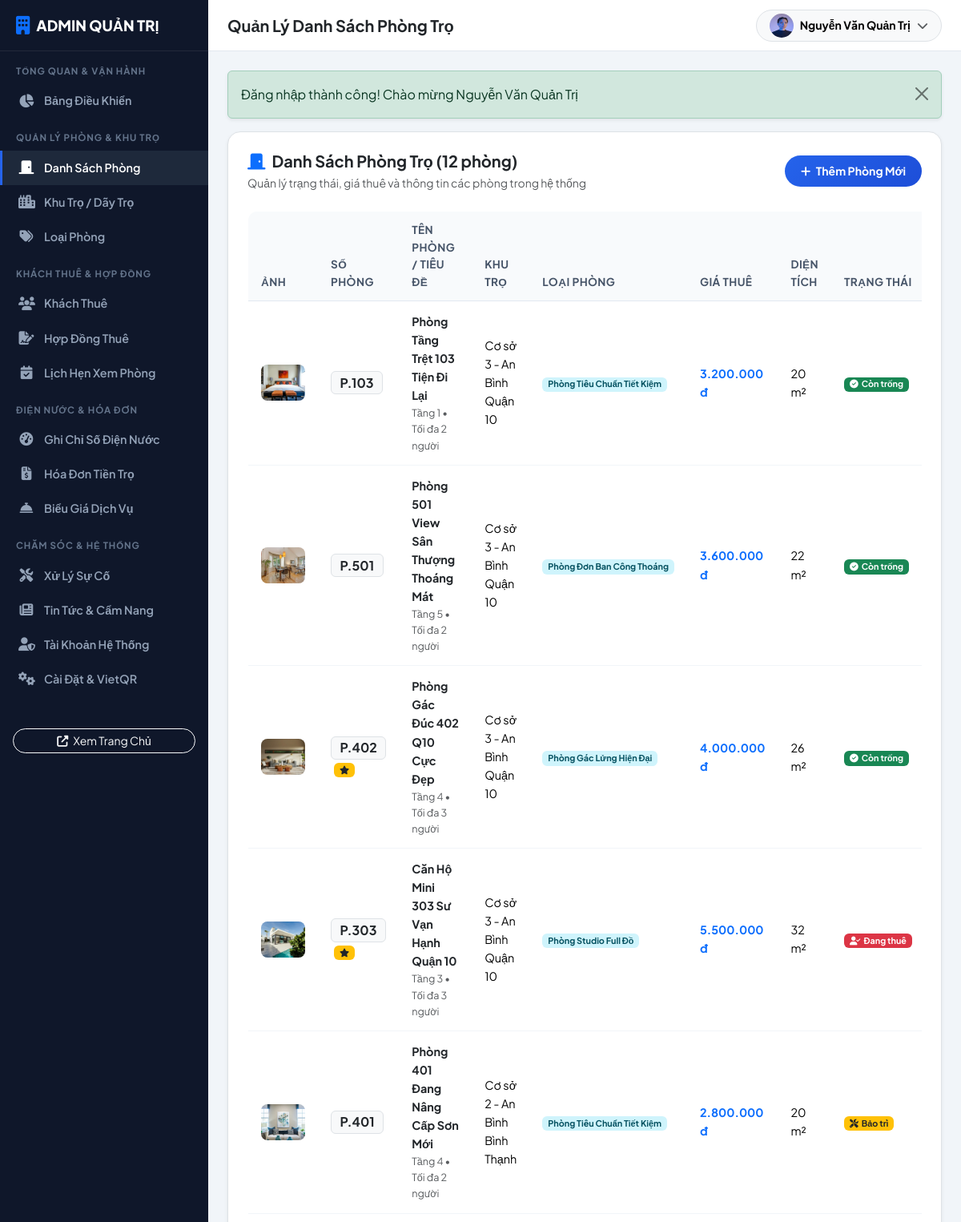
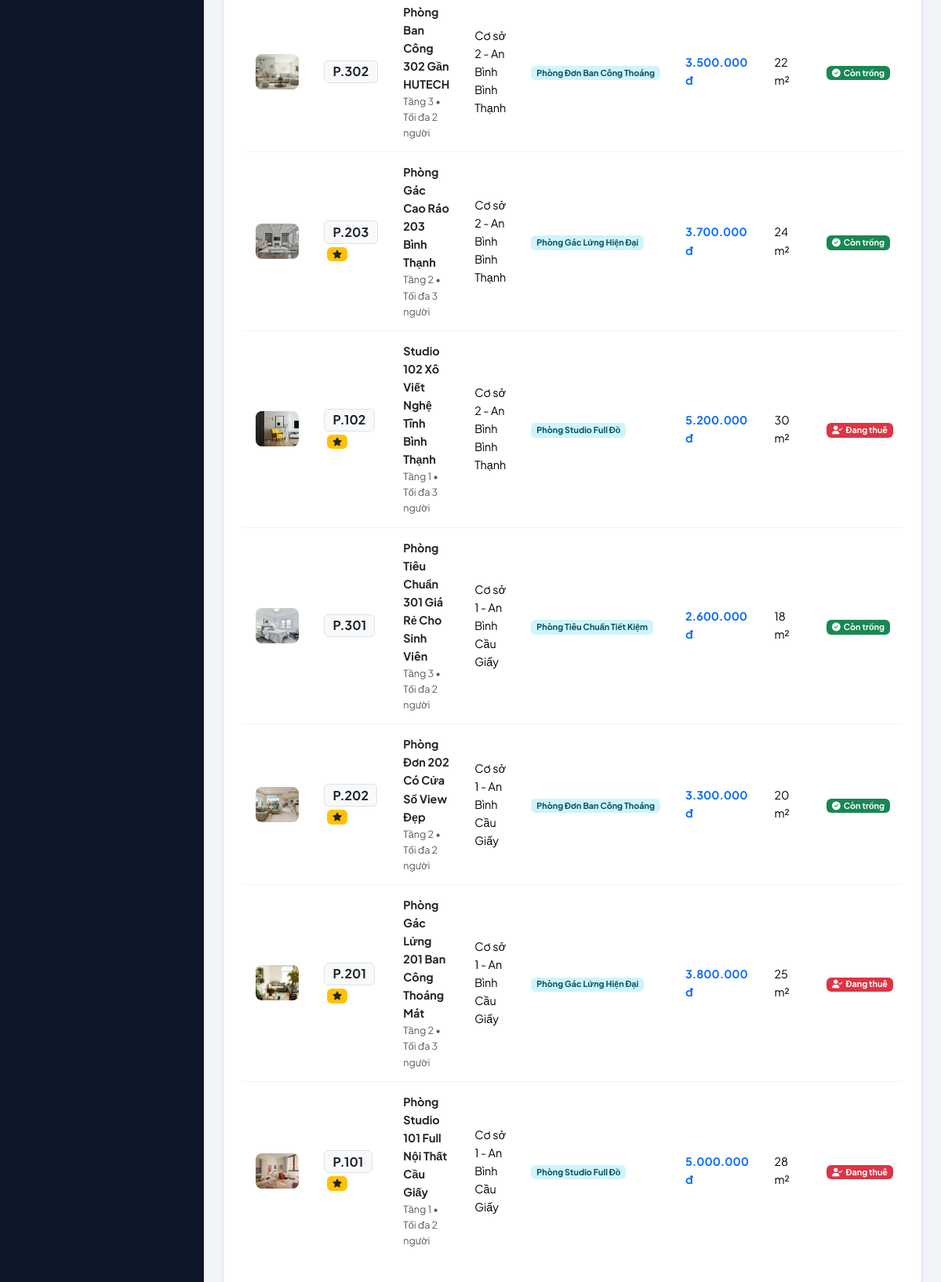
The page /admin/rooms (signed in) on the database its author committed (2 pictures, top to bottom).
### tables this page shows
CREATE TABLE `branches` (
    `id` INT AUTO_INCREMENT PRIMARY KEY,
    `name` VARCHAR(100) NOT NULL,
    `address` VARCHAR(255) NOT NULL,
    `ward` VARCHAR(100) NULL,
    `district` VARCHAR(100) NOT NULL,
    `city` VARCHAR(100) NOT NULL,
    `manager_name` VARCHAR(100) NOT NULL,
    `manager_phone` VARCHAR(20) NOT NULL,
    `description` TEXT NULL,
    `created_at` DATETIME DEFAULT CURRENT_TIMESTAMP
);

CREATE TABLE `rooms` (
    `id` INT AUTO_INCREMENT PRIMARY KEY,
    `branch_id` INT NOT NULL,
    `room_type_id` INT NOT NULL,
    `room_number` VARCHAR(20) NOT NULL,
    `title` VARCHAR(255) NOT NULL,
    `slug` VARCHAR(255) NOT NULL,
    `price` DECIMAL(12,2) NOT NULL,
    `deposit_price` DECIMAL(12,2) NOT NULL,
    `area` FLOAT NOT NULL,
    `max_tenants` INT NOT NULL DEFAULT 2,
    `current_tenants` INT NOT NULL DEFAULT 0,
    `floor` INT NOT NULL DEFAULT 1,
    `status` ENUM('available', 'rented', 'maintenance') NOT NULL DEFAULT 'available',
    `description` TEXT NULL,
    `amenities` TEXT NULL,
    `image` VARCHAR(255) NULL,
    `is_featured` TINYINT NOT NULL DEFAULT 0,
    `created_at` DATETIME DEFAULT CURRENT_TIMESTAMP,
    `updated_at` DATETIME DEFAULT CURRENT_TIMESTAMP ON UPDATE CURRENT_TIMESTAMP,
    FOREIGN KEY (`branch_id`) REFERENCES `branches`(`id`) ON DELETE CASCADE,
    FOREIGN KEY (`room_type_id`) REFERENCES `room_types`(`id`) ON DELETE RESTRICT
);

CREATE TABLE `room_types` (
    `id` INT AUTO_INCREMENT PRIMARY KEY,
    `name` VARCHAR(100) NOT NULL,
    `description` TEXT NULL,
    `base_price` DECIMAL(12,2) NOT NULL DEFAULT 0.00,
    `created_at` DATETIME DEFAULT CURRENT_TIMESTAMP
);

### app/controllers/AdminController.php (called while the page is built, shortened)
<?php
class AdminController extends Controller {
    public function rooms(): void {
        $roomModel = $this->model('Room');
        $branchModel = $this->model('Branch');
        $roomTypeModel = $this->model('RoomType');
        $rooms = $roomModel->getAllWithDetails();
        $data = [
            'pageTitle' => 'Quản Lý Danh Sách Phòng Trọ',
            'rooms' => $rooms,
            'branches' => $branchModel->all(),
            'roomTypes' => $roomTypeModel->all()
        ];
        $this->view('admin/rooms/index', $data);
    }
}

### app/core/App.php (called while the page is built, shortened)
<?php
class App {
    protected string $method = 'index';
    public function __construct() {
        $url = $this->parseUrl();
        if (!empty($url[0])) {
            $candidateName = ucfirst($url[0]) . 'Controller';
            if (file_exists(APP_PATH . '/controllers/' . $candidateName . '.php')) {
                unset($url[0]);
            }
        }
        $controllerInstance = new $this->controllerName();
        if (!empty($url[1])) {
            $candidateMethod = $url[1];
            if (method_exists($controllerInstance, $candidateMethod)) {
                $this->method = $candidateMethod;
                unset($url[1]);
            }
        }
        $this->params = $url ? array_values($url) : [];
        call_user_func_array([$controllerInstance, $this->method], $this->params);
    }
    protected function parseUrl(): array {
        if (isset($_GET['url']) && !empty(trim($_GET['url']))) {
            return explode('/', filter_var(rtrim($_GET['url'], '/'), FILTER_SANITIZE_URL));
        }
        $requestUri = parse_url($_SERVER['REQUEST_URI'] ?? '', PHP_URL_PATH);
        $requestUri = trim($requestUri, '/');
        return explode('/', filter_var($requestUri, FILTER_SANITIZE_URL));
    }
}

### index.php (called while the page is built, shortened)
<?php
require_once APP_PATH . '/core/Database.php';
require_once APP_PATH . '/core/Model.php';
require_once APP_PATH . '/core/Controller.php';
require_once APP_PATH . '/core/Auth.php';
require_once APP_PATH . '/core/Helpers.php';
require_once APP_PATH . '/core/App.php';
$app = new App();

### app/core/Auth.php (called while the page is built, shortened)
<?php
class Auth {
    public static function user(): ?array {
        return $_SESSION['user'] ?? null;
    }
}

### app/core/Model.php (called while the page is built, shortened)
<?php
class Model {
    protected PDO $db;
    protected string $table = '';
    public function __construct() {
        $this->db = Database::getInstance();
    }
    public function all(string $orderBy = 'id DESC'): array {
        $sql = "SELECT * FROM {$this->table} ORDER BY {$orderBy}";
        $stmt = $this->db->query($sql);
        return $stmt->fetchAll();
    }
    public function query(string $sql, array $params = []): array {
        $stmt = $this->db->prepare($sql);
        $stmt->execute($params);
        return $stmt->fetchAll();
    }
}

### app/core/Database.php (called while the page is built, shortened)
<?php
class Database {
    private static ?PDO $instance = null;
    public static function getInstance(): PDO {
        if (self::$instance === null) {
            $dsn = "mysql:host=" . DB_HOST . ";port=" . DB_PORT . ";dbname=" . DB_NAME . ";charset=" . DB_CHARSET;
            $options = [
                PDO::ATTR_ERRMODE            => PDO::ERRMODE_EXCEPTION,
                PDO::ATTR_DEFAULT_FETCH_MODE => PDO::FETCH_ASSOC,
                PDO::ATTR_EMULATE_PREPARES   => false,
                PDO::MYSQL_ATTR_INIT_COMMAND => "SET NAMES utf8mb4 COLLATE utf8mb4_unicode_ci"
            ];
            try {
                self::$instance = new PDO($dsn, DB_USER, DB_PASS, $options);
            } catch (PDOException $e) {
                die("<h3>Lỗi kết nối Cơ sở dữ liệu:</h3> " . htmlspecialchars($e->getMessage()) .
                    "<br><br><i>Vui lòng kiểm tra file cấu hình <code>app/config/config.php</code> và đảm bảo MySQL đang chạy trong XAMPP.</i>");
            }
        }
        return self::$instance;
    }
}

### app/models/Room.php (called while the page is built, shortened)
<?php
class Room extends Model {
    public function getAllWithDetails(string $orderBy = 'r.id DESC'): array {
        $sql = "SELECT r.*, b.name as branch_name, b.address as branch_address, b.city,
                       rt.name as room_type_name
                FROM rooms r
                JOIN branches b ON r.branch_id = b.id
                JOIN room_types rt ON r.room_type_id = rt.id
                ORDER BY {$orderBy}";
        return $this->query($sql);
    }
}

### app/views/admin/rooms/index.php (the view, shortened to what this page needs)
<?php require_once VIEW_PATH . '/layouts/admin_header.php'; ?>
<div class="card border rounded-4 shadow-sm bg-white p-4">
    <div class="d-flex flex-wrap justify-content-between align-items-center gap-3 mb-4">
        <div>
            <h5 class="fw-bold mb-1"><i class="fas fa-door-closed text-primary me-2"></i>Danh Sách Phòng Trọ (<?= count($rooms) ?> phòng)</h5>
            <p class="text-muted small mb-0">Quản lý trạng thái, giá thuê và thông tin các phòng trong hệ thống</p>
        </div>
        <div>
            <a href="<?= BASE_URL ?>/admin/roomAdd" class="btn btn-primary-custom rounded-pill btn-sm fw-bold">
                <i class="fas fa-plus me-1"></i> Thêm Phòng Mới
            </a>
        </div>
    </div>
    <div class="table-responsive">
        <table class="table admin-table align-middle">
            <thead>
                <tr>
                    <th>Ảnh</th>
                    <th>Số phòng</th>
                    <th>Tên phòng / Tiêu đề</th>
                    <th>Khu trọ</th>
                    <th>Loại phòng</th>
                    <th>Giá thuê</th>
                    <th>Diện tích</th>
                    <th>Trạng thái</th>
                </tr>
            </thead>
            <tbody>
                <?php if (empty($rooms)): ?>
                    <tr>
                        <td colspan="9" class="text-center py-4 text-muted">Chưa có phòng trọ nào.</td>
                    </tr>
                <?php else: ?>
                    <?php foreach ($rooms as $r): ?>
                        <tr>
                            <td>
                                <img src="<?= BASE_URL ?>/<?= $r['image'] ?: 'assets/images/rooms/room1.jpg' ?>" class="rounded-3" width="55" height="45" style="object-fit: cover;" alt="Room">
                            </td>
                            <td>
                                <strong class="badge bg-light text-dark border fs-6"><?= $r['room_number'] ?></strong>
                                <?php if ($r['is_featured']): ?>
                                    <span class="badge bg-warning text-dark small ms-1" title="Nổi bật"><i class="fas fa-star"></i></span>
                                <?php endif; ?>
                            </td>
                            <td>
                                <a href="<?= BASE_URL ?>/room/detail/<?= $r['slug'] ?>" target="_blank" class="fw-bold text-dark">
                                    <?= htmlspecialchars($r['title']) ?>
                                </a>
                                <small class="text-muted d-block">Tầng <?= $r['floor'] ?> • Tối đa <?= $r['max_tenants'] ?> người</small>
                            </td>
                            <td><?= htmlspecialchars($r['branch_name']) ?></td>
                            <td><span class="badge bg-info-subtle text-info-emphasis"><?= htmlspecialchars($r['room_type_name']) ?></span></td>
                            <td class="fw-bold text-primary"><?= formatMoney($r['price']) ?></td>
                            <td><?= $r['area'] ?> m²</td>
                            <td><?= roomStatusBadge($r['status']) ?></td>
                        </tr>
                    <?php endforeach; ?>
                <?php endif; ?>
            </tbody>
        </table>
    </div>
</div>
<?php require_once VIEW_PATH . '/layouts/admin_footer.php'; ?>

### app/views/layouts/admin_header.php (shortened to what this page needs)
<!DOCTYPE html>
<html lang="vi">
<head>
    <link href="https://cdn.jsdelivr.net/npm/bootstrap@5.3.3/dist/css/bootstrap.min.css" rel="stylesheet">
    <link href="https://cdnjs.cloudflare.com/ajax/libs/font-awesome/6.5.2/css/all.min.css" rel="stylesheet">
    <link href="<?= BASE_URL ?>/assets/css/style.css" rel="stylesheet">
    <link href="<?= BASE_URL ?>/assets/css/admin.css" rel="stylesheet">
</head>
<body class="admin-body">
    <aside class="admin-sidebar">
        <div class="admin-sidebar-brand">
            <i class="fas fa-building text-primary me-2 fa-lg"></i>
            <span>ADMIN QUẢN TRỊ</span>
        </div>
        <div class="admin-menu-header">Tổng Quan & Vận Hành</div>
        <a href="<?= BASE_URL ?>/admin/dashboard" class="admin-nav-item <?= str_contains($_SERVER['REQUEST_URI'] ?? '', 'dashboard') ? 'active' : '' ?>">
            <i class="fas fa-chart-pie"></i> Bảng Điều Khiển
        </a>
        <div class="admin-menu-header">Quản Lý Phòng & Khu Trọ</div>
        <a href="<?= BASE_URL ?>/admin/rooms" class="admin-nav-item <?= str_contains($_SERVER['REQUEST_URI'] ?? '', 'admin/rooms') ? 'active' : '' ?>">
            <i class="fas fa-door-closed"></i> Danh Sách Phòng
        </a>
        <a href="<?= BASE_URL ?>/admin/branches" class="admin-nav-item <?= str_contains($_SERVER['REQUEST_URI'] ?? '', 'admin/branches') ? 'active' : '' ?>">
            <i class="fas fa-city"></i> Khu Trọ / Dãy Trọ
        </a>
        <a href="<?= BASE_URL ?>/admin/roomTypes" class="admin-nav-item <?= str_contains($_SERVER['REQUEST_URI'] ?? '', 'admin/roomTypes') ? 'active' : '' ?>">
            <i class="fas fa-tags"></i> Loại Phòng
        </a>
        <div class="admin-menu-header">Khách Thuê & Hợp Đồng</div>
        <a href="<?= BASE_URL ?>/admin/tenants" class="admin-nav-item <?= str_contains($_SERVER['REQUEST_URI'] ?? '', 'admin/tenants') ? 'active' : '' ?>">
            <i class="fas fa-users"></i> Khách Thuê
        </a>
        <a href="<?= BASE_URL ?>/admin/contracts" class="admin-nav-item <?= str_contains($_SERVER['REQUEST_URI'] ?? '', 'admin/contracts') ? 'active' : '' ?>">
            <i class="fas fa-file-signature"></i> Hợp Đồng Thuê
        </a>
        <a href="<?= BASE_URL ?>/admin/bookings" class="admin-nav-item <?= str_contains($_SERVER['REQUEST_URI'] ?? '', 'admin/bookings') ? 'active' : '' ?>">
            <i class="fas fa-calendar-check"></i> Lịch Hẹn Xem Phòng
        </a>
        <div class="admin-menu-header">Điện Nước & Hóa Đơn</div>
        <a href="<?= BASE_URL ?>/admin/meterReadings" class="admin-nav-item <?= str_contains($_SERVER['REQUEST_URI'] ?? '', 'admin/meterReadings') ? 'active' : '' ?>">
            <i class="fas fa-tachometer-alt"></i> Ghi Chỉ Số Điện Nước
        </a>
        <a href="<?= BASE_URL ?>/admin/invoices" class="admin-nav-item <?= str_contains($_SERVER['REQUEST_URI'] ?? '', 'admin/invoices') ? 'active' : '' ?>">
            <i class="fas fa-file-invoice-dollar"></i> Hóa Đơn Tiền Trọ
        </a>
        <a href="<?= BASE_URL ?>/admin/services" class="admin-nav-item <?= str_contains($_SERVER['REQUEST_URI'] ?? '', 'admin/services') ? 'active' : '' ?>">
            <i class="fas fa-concierge-bell"></i> Biểu Giá Dịch Vụ
        </a>
        <div class="admin-menu-header">Chăm Sóc & Hệ Thống</div>
        <a href="<?= BASE_URL ?>/admin/maintenance" class="admin-nav-item <?= str_contains($_SERVER['REQUEST_URI'] ?? '', 'admin/maintenance') ? 'active' : '' ?>">
            <i class="fas fa-tools"></i> Xử Lý Sự Cố
        </a>
        <a href="<?= BASE_URL ?>/admin/posts" class="admin-nav-item <?= str_contains($_SERVER['REQUEST_URI'] ?? '', 'admin/posts') ? 'active' : '' ?>">
            <i class="fas fa-newspaper"></i> Tin Tức & Cẩm Nang
        </a>
        <a href="<?= BASE_URL ?>/admin/users" class="admin-nav-item <?= str_contains($_SERVER['REQUEST_URI'] ?? '', 'admin/users') ? 'active' : '' ?>">
            <i class="fas fa-user-shield"></i> Tài Khoản Hệ Thống
        </a>
        <a href="<?= BASE_URL ?>/admin/settings" class="admin-nav-item <?= str_contains($_SERVER['REQUEST_URI'] ?? '', 'admin/settings') ? 'active' : '' ?>">
            <i class="fas fa-cogs"></i> Cài Đặt & VietQR
        </a>
        <div class="p-3 mt-4">
            <a href="<?= BASE_URL ?>/" target="_blank" class="btn btn-outline-light btn-sm w-100 rounded-pill">
                <i class="fas fa-external-link-alt me-1"></i> Xem Trang Chủ
            </a>
        </div>
    </aside>
    <div class="admin-wrapper">
        <header class="admin-topbar">
            <div class="d-flex align-items-center gap-3">
                <h5 class="mb-0 fw-bold text-dark"><?= htmlspecialchars($pageTitle ?? 'Quản Trị') ?></h5>
            </div>
            <div class="d-flex align-items-center gap-3">
                <div class="dropdown">
                    <button class="btn btn-light border rounded-pill px-3 py-1 d-flex align-items-center gap-2" type="button" data-bs-toggle="dropdown">
                        <img src="<?= BASE_URL ?>/assets/images/avatar-default.png" class="rounded-circle" width="30" height="30" alt="Avatar">
                        <span class="fw-bold small"><?= htmlspecialchars(Auth::user()['full_name'] ?? 'Admin') ?></span>
                        <i class="fas fa-chevron-down small text-muted"></i>
                    </button>
                </div>
            </div>
        </header>
        <main class="admin-content">
            <?= flash() ?>

### app/core/Helpers.php (shortened to what this page needs)
<?php
function formatMoney(float|int|string|null $amount): string {
    return number_format((float)$amount, 0, ',', '.') . ' đ';
}
function roomStatusBadge(string $status): string {
    return match ($status) {
        'available' => '<span class="badge bg-success"><i class="fas fa-check-circle me-1"></i>Còn trống</span>',
        'rented' => '<span class="badge bg-danger"><i class="fas fa-user-check me-1"></i>Đang thuê</span>',
        'maintenance' => '<span class="badge bg-warning text-dark"><i class="fas fa-tools me-1"></i>Bảo trì</span>',
        default => '<span class="badge bg-secondary">' . htmlspecialchars($status) . '</span>',
    };
}
function flash(?string $message = null, string $type = 'success'): ?string {
    if (isset($_SESSION['flash_message'])) {
        $msg = $_SESSION['flash_message'];
        $t = $_SESSION['flash_type'] ?? 'info';
        return "<div class=\"alert alert-{$t} alert-dismissible fade show shadow-sm\" role=\"alert\">
                    {$msg}
                    <button type=\"button\" class=\"btn-close\" data-bs-dismiss=\"alert\" aria-label=\"Close\"></button>
                </div>";
    }
    return null;
}

### rows shown on the page
branches: manager_name "Nguyễn Văn Quản Trị"
rooms: image (picture), room_number "P.103", title "Phòng Tầng Trệt 103 Tiện Đi Lại", floor "1", max_tenants "2", branch.name "Cơ sở 3 - An Bình Quận 10", room_type.name "Phòng Tiêu Chuẩn Tiết Kiệm", price "3.200.000 đ", area "20", status "Còn trống"
rooms: image (picture), room_number "P.501", title "Phòng 501 View Sân Thượng Thoáng Mát", floor "5", max_tenants "2", branch.name "Cơ sở 3 - An Bình Quận 10", room_type.name "Phòng Đơn Ban Công Thoáng", price "3.600.000 đ", area "22", status "Còn trống"
rooms: image (picture), room_number "P.402", is_featured 1 (drawn), title "Phòng Gác Đúc 402 Q10 Cực Đẹp", floor "4", max_tenants "3", branch.name "Cơ sở 3 - An Bình Quận 10", room_type.name "Phòng Gác Lửng Hiện Đại", price "4.000.000 đ", area "26", status "Còn trống"
rooms: image (picture), room_number "P.303", is_featured 1 (drawn), title "Căn Hộ Mini 303 Sư Vạn Hạnh Quận 10", floor "3", max_tenants "3", branch.name "Cơ sở 3 - An Bình Quận 10", room_type.name "Phòng Studio Full Đồ", price "5.500.000 đ", area "32", status "Đang thuê"
rooms: image (picture), room_number "P.401", title "Phòng 401 Đang Nâng Cấp Sơn Mới", floor "4", max_tenants "2", branch.name "Cơ sở 2 - An Bình Bình Thạnh", room_type.name "Phòng Tiêu Chuẩn Tiết Kiệm", price "2.800.000 đ", area "20", status "Bảo trì"
rooms: image (picture), room_number "P.302", title "Phòng Ban Công 302 Gần HUTECH", floor "3", max_tenants "2", branch.name "Cơ sở 2 - An Bình Bình Thạnh", room_type.name "Phòng Đơn Ban Công Thoáng", price "3.500.000 đ", area "22", status "Còn trống"
rooms: image (picture), room_number "P.203", is_featured 1 (drawn), title "Phòng Gác Cao Ráo 203 Bình Thạnh", floor "2", max_tenants "3", branch.name "Cơ sở 2 - An Bình Bình Thạnh", room_type.name "Phòng Gác Lửng Hiện Đại", price "3.700.000 đ", area "24", status "Còn trống"
rooms: image (picture), room_number "P.102", is_featured 1 (drawn), title "Studio 102 Xô Viết Nghệ Tĩnh Bình Thạnh", floor "1", max_tenants "3", branch.name "Cơ sở 2 - An Bình Bình Thạnh", room_type.name "Phòng Studio Full Đồ", price "5.200.000 đ", area "30", status "Đang thuê"
rooms: image (picture), room_number "P.301", title "Phòng Tiêu Chuẩn 301 Giá Rẻ Cho Sinh Viên", floor "3", max_tenants "2", branch.name "Cơ sở 1 - An Bình Cầu Giấy", room_type.name "Phòng Tiêu Chuẩn Tiết Kiệm", price "2.600.000 đ", area "18", status "Còn trống"
rooms: image (picture), room_number "P.202", is_featured 1 (drawn), title "Phòng Đơn 202 Có Cửa Sổ View Đẹp", floor "2", max_tenants "2", branch.name "Cơ sở 1 - An Bình Cầu Giấy", room_type.name "Phòng Đơn Ban Công Thoáng", price "3.300.000 đ", area "20", status "Còn trống"
rooms: image (picture), room_number "P.201", is_featured 1 (drawn), title "Phòng Gác Lửng 201 Ban Công Thoáng Mát", floor "2", max_tenants "3", branch.name "Cơ sở 1 - An Bình Cầu Giấy", room_type.name "Phòng Gác Lửng Hiện Đại", price "3.800.000 đ", area "25", status "Đang thuê"
rooms: image (picture), room_number "P.101", is_featured 1 (drawn), title "Phòng Studio 101 Full Nội Thất Cầu Giấy", floor "1", max_tenants "2", branch.name "Cơ sở 1 - An Bình Cầu Giấy", room_type.name "Phòng Studio Full Đồ", price "5.000.000 đ", area "28", status "Đang thuê"

### other values the page prints
$pageTitle "Quản Lý Danh Sách Phòng Trọ"
$msg "Đăng nhập thành công! Chào mừng Nguyễn Văn Quản Trị"
count($rooms) "12"
